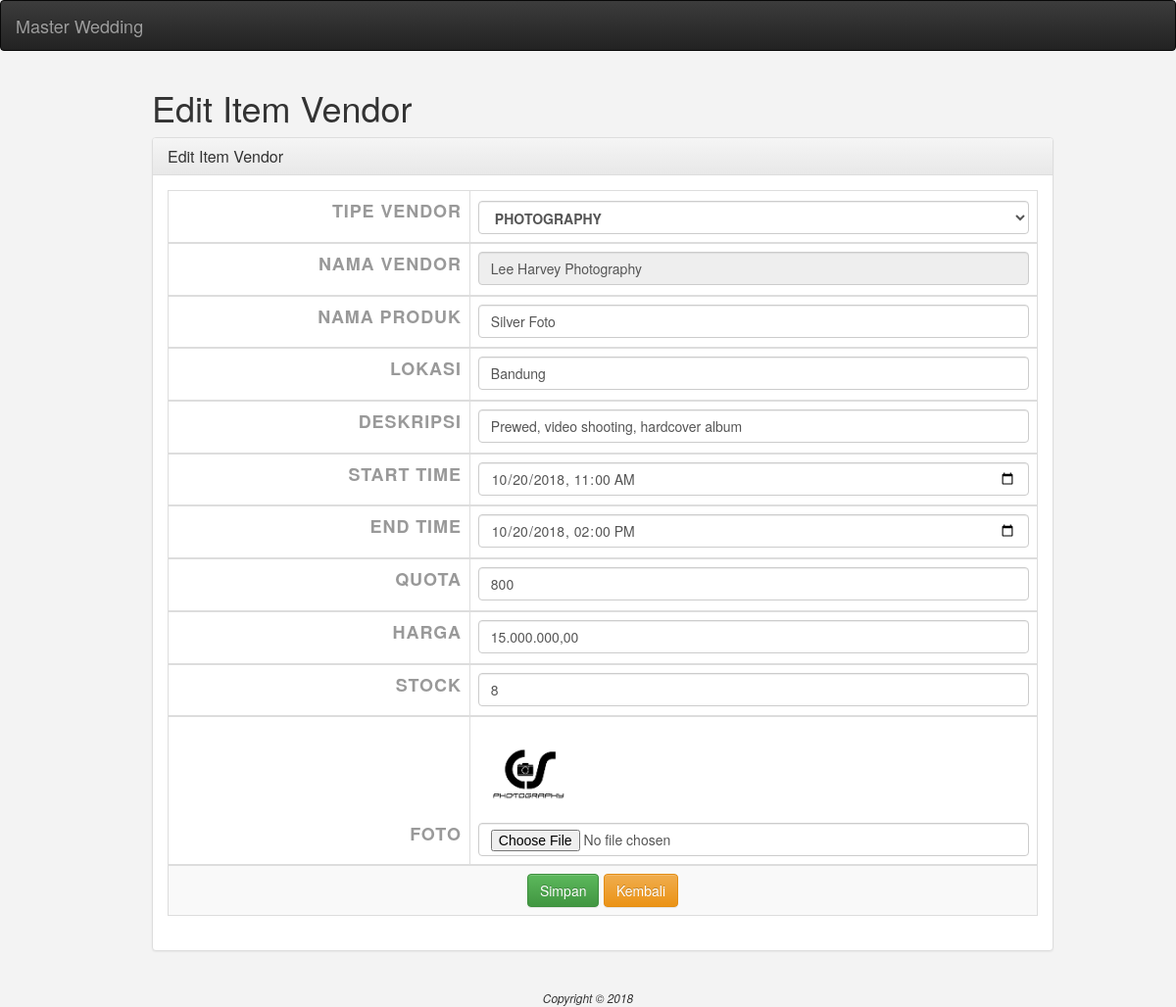
The app's page /item/edit/2 with its own data.
### tables this page shows
CREATE TABLE `item` (
  `id` int(11) NOT NULL,
  `jenisid` int(11) NOT NULL,
  `userid` int(11) UNSIGNED NOT NULL,
  `nama` varchar(255) NOT NULL,
  `lokasi` varchar(255) NOT NULL,
  `deskripsi` text NOT NULL,
  `starttime` datetime NOT NULL,
  `endtime` datetime NOT NULL,
  `quota` int(11) NOT NULL,
  `foto` text NOT NULL,
  `harga` float(10,2) NOT NULL,
  `stock` int(11) NOT NULL,
  `vendorid` int(11) NOT NULL
);

CREATE TABLE `jenis` (
  `id` int(11) NOT NULL,
  `kode_jenis` varchar(12) NOT NULL,
  `type` varchar(30) NOT NULL,
  `userid` int(11) UNSIGNED NOT NULL
);

CREATE TABLE `vendor` (
  `id` int(11) NOT NULL,
  `nama` varchar(50) NOT NULL,
  `alamat` varchar(100) NOT NULL,
  `telpon` varchar(20) NOT NULL,
  `foto` varchar(255) NOT NULL,
  `jenisid` int(11) NOT NULL,
  `userid` int(11) NOT NULL
);

### application/controllers/Item.php (called while the page is built, shortened)
<?php
class Item extends CI_Controller{
    public function __construct(){
        $this->load->model('item_model','item');
        $this->load->model('jenis_model', 'jenis');
        $this->load->model('vendor_model', 'vendor');
        $this->load->model('nota_model', 'nota');
        $this->load->model('notadetail_model', 'detail');
    }
    public function edit() {
        $id = $this->uri->segment(3);
        $data = $this->item->find_by_id($id);
        $data['jenis'] = $this->jenis->find_all();
        $this->load->view('item/edit', $data);
    }
}

### index.php (called while the page is built, shortened)
<?php
require_once BASEPATH.'core/CodeIgniter.php';

### application/models/Item_model.php (called while the page is built, shortened)
<?php
class Item_model extends CI_Model{
    public function find_by_id($id){
        $result = $this->db->query("SELECT item.*, jenis.type as typepaket, vendor.nama as namavendor  FROM item INNER JOIN jenis ON item.jenisid=jenis.id INNER JOIN vendor ON item.jenisid=vendor.jenisid WHERE item.id='$id'")->result_array();
        if ($result){
            return $result[0];
        } else {
            return false;
        }
    }
}

### application/models/Jenis_model.php (called while the page is built, shortened)
<?php
class Jenis_model extends CI_Model{
    public $table = 'jenis';
    public function find_all(){
        return $this->db->get($this->table)->result_array();
    }
}

### application/views/item/edit.php (the view, shortened to what this page needs)
<div class="container">
    <?php
    include APPPATH . 'views/fragment/header.php';
    include APPPATH . 'views/fragment/menu.php';
    ?>
    <body>
    <main>
        <div class="col-md-10 col-md-offset-1">
            <h1>Edit Item Vendor</h1>
            <div class="panel panel-default panel-table">
                <div class="panel-heading">
                    <div class="row">
                        <div class="col col-xs-6">
                            <h3 class="panel-title">Edit Item Vendor</h3>
                        </div>
                    </div>
                </div>
                <div class="panel-body">
                    <table class="table table-striped table-bordered table-list">
                        <form class="form-horizontal" action="<?= base_url("item/edit_save") ?>" enctype="multipart/form-data"name="formtambah" method="post" id="formtambah">
                            <thead>
                            <tr>
                                <th style="text-align: right"><label class="control-label" for="jenisid"> Tipe Vendor </label></th>
                                <th><select class = "form-control" id="jenisid" name="jenisid" required="required">
                                        <?php
                                        foreach ($jenis as $key => $value){
                                            $id=$value['id']; ?>
                                            <option value="<?= $value['id'] ?>"
                                            <?php
                                            if ($id == $jenisid) { echo "selected"; } ?>
                                            ><?= $value['type'] ?></option>";
                                            <?php
                                        }
                                        ?>
                                    </select></th>
                            </tr>
                            <tr>
                                <th style="text-align: right"><label class="control-label" for="nama"> Nama Vendor </th>
                                <td><input class="form-control " type="text" name="nama" id="nama" size="12" required="required" value="<?= $namavendor ?>"readonly></td>
                            </tr>
                            <tr>
                                <th style="text-align: right"><label class="control-label" for="nama"> Nama Produk </th>
                                <td><input class="form-control " type="text" name="nama" id="nama" size="12" required="required" value="<?= $nama ?>"></td>
                            </tr>
                            <tr>
                                <th style="text-align: right"><label class="control-label" for="lokasi"> Lokasi </th>
                                <td><input class="form-control " type="text" name="lokasi" id="lokasi" size="12" required="required" value="<?= $lokasi ?>"></td>
                            </tr>
                            <tr>
                                <th style="text-align: right"><label class="control-label" for="deskripsi"> Deskripsi </th>
                                <td><input class="form-control " type="text" name="deskripsi" id="deskripsi" size="12" required="required" value="<?= $deskripsi ?>"></td>
                            </tr>
                            <tr>
                                <th style="text-align: right"><label class="control-label" for="starttime"> Start time </th>
                                <td><input class="form-control datepicker col-sm-4" type="datetime-local" name="starttime" size="12" required="required" value="<?= $starttime ?>" placeholder="ddmmyy"></td>
                            </tr>
                            <tr>
                                <th style="text-align: right"><label class="control-label" for="endtime"> End time </th>
                                <td><input class="form-control datepicker col-sm-4"  type="datetime-local" name="endtime" id="endtime" size="12" required="required" value="<?= $endtime ?>"></td>
                            </tr>
                            <tr>
                                <th style="text-align: right"><label class="control-label" for="quota"> Quota </th>
                                <td><input class="form-control " type="text" name="quota" id="quota" size="12" required="required" value="<?= $quota ?>"></td>
                            </tr>
                            <tr>
                                <th style="text-align: right"><label class="control-label" for="harga"> Harga </th>
                                <td><input class="form-control " type="text" name="harga" id="harga" size="12" required="required" placeholder="Rp.0,00" value="<?= number_format( $harga, 2, ',', '.' )?>"></td>
                            </tr>
                            <tr>
                                <th style="text-align: right"><label class="control-label" for="stock"> Stock </th>
                                <td><input class="form-control " type="text" name="stock" id="stock" size="12" required="required" value="<?= $stock ?>"></td>
                            </tr>
                            <tr>
                                <th style="text-align: right"><label class="control-label" for="foto"> Foto </th>
                                <td>
                                    <img src="<?= $foto ?>" width="100" height="100"/>
                                    <input class="form-control" type="file" name="foto" id="foto" required="required"></td>
                            </tr>
                            </thead
                            <tr><th colspan="2" style="text-align: center">
                                    <input class="btn btn-success" type="submit" value="Simpan" id="submit" name="submit">
                                    <a class="btn btn-warning oi oi-arrow-circle-left" href="<?= base_url() ?>Item"> Kembali</a>
                                </th>
                        </form>
                    </table>
                </div>
            </div>
        </div>
    </main>
    </body>
</div>
<?php include APPPATH . 'views/fragment/footer.php'; ?>

### assets/style/style2.css (style rules this page uses)
html { box-sizing: border-box; font-family: 'PT Sans', sans-serif; -webkit-font-smoothing: antialiased; }
*, *:before, *:after { box-sizing: inherit; }
body { background-color: #f3f3f3; }
form { width: 100%; max-width: 300px; margin: 60px auto; }
label { color: #999; display: block; margin-bottom: 10px; text-transform: uppercase; font-size: 18px; font-weight: bold; letter-spacing: 0.05em }

### records on screen
item: jenisid "PHOTOGRAPHY", nama "Lee Harvey Photography", nama "Silver Foto", lokasi "Bandung", deskripsi "Prewed, video shooting, hardcover album", starttime "10/20/2018 11:00", endtime "10/20/2018 14:00", quota "800", harga "15.000.000,00", stock "8", foto (picture)
